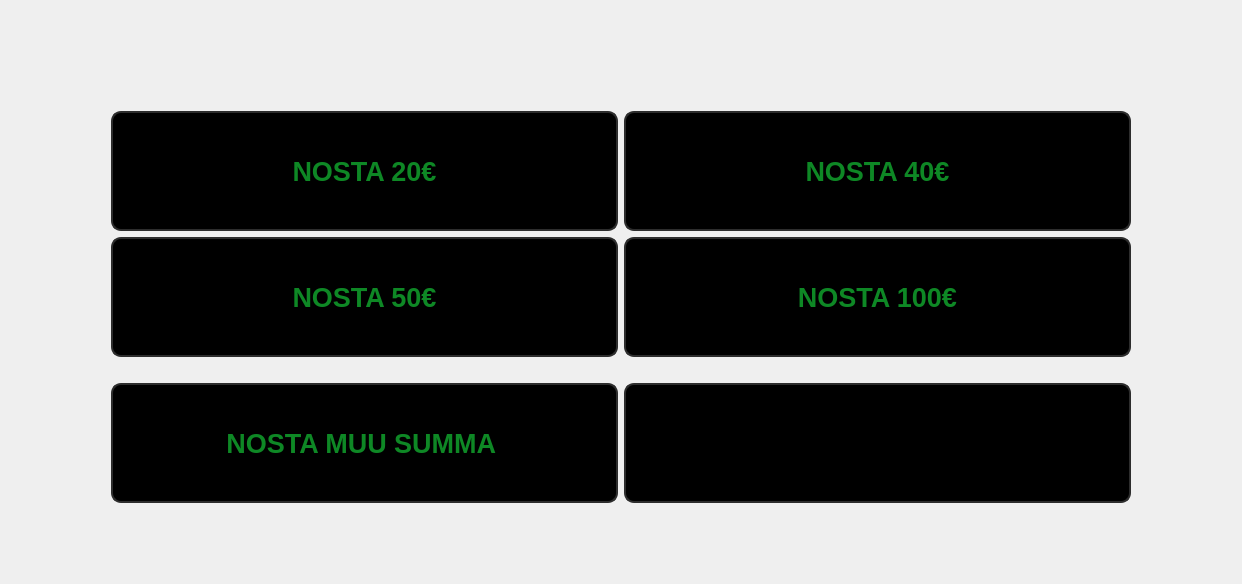
<?xml version="1.0" encoding="UTF-8"?>
<ui version="4.0">
 <class>withdraw</class>
 <widget class="QDialog" name="withdraw">
  <property name="windowModality">
   <enum>Qt::ApplicationModal</enum>
  </property>
  <property name="geometry">
   <rect>
    <x>0</x>
    <y>0</y>
    <width>1242</width>
    <height>584</height>
   </rect>
  </property>
  <property name="sizePolicy">
   <sizepolicy hsizetype="Expanding" vsizetype="Expanding">
    <horstretch>0</horstretch>
    <verstretch>0</verstretch>
   </sizepolicy>
  </property>
  <property name="windowTitle">
   <string>Dialog</string>
  </property>
  <property name="styleSheet">
   <string notr="true">#withdraw {border-image: url(:/graphics/graphics/graphics/withdraw.png)0 0 0 0 stretch stretch;}
#btn100,#btn20,#btn40,#btn50,#nostaBTN{
background-color: rgb(0, 0, 0);
color: rgb(14, 136, 37);
border-style:solid;
border-width: 2px;
border-color: rgb(45, 45, 45);
border-radius: 10px;
padding: 2px 2px;
}
#btn100:pressed,#btn20:pressed,#btn40:pressed,#btn50:pressed,#nostaBTN:pressed{
background-color: rgb(0, 0, 0);
color: rgb(14, 136, 37);
border-style:solid;
border-width: 5px;
border-color: rgb(45, 45, 45);
border-radius: 10px;
padding: 6px 6px;
}</string>
  </property>
  <layout class="QGridLayout" name="gridLayout">
   <item row="2" column="0">
    <spacer name="horizontalSpacer_3">
     <property name="orientation">
      <enum>Qt::Horizontal</enum>
     </property>
     <property name="sizeType">
      <enum>QSizePolicy::Fixed</enum>
     </property>
     <property name="sizeHint" stdset="0">
      <size>
       <width>100</width>
       <height>100</height>
      </size>
     </property>
    </spacer>
   </item>
   <item row="2" column="2">
    <widget class="QPushButton" name="btn100">
     <property name="sizePolicy">
      <sizepolicy hsizetype="Minimum" vsizetype="Preferred">
       <horstretch>0</horstretch>
       <verstretch>0</verstretch>
      </sizepolicy>
     </property>
     <property name="font">
      <font>
       <pointsize>20</pointsize>
       <bold>true</bold>
      </font>
     </property>
     <property name="cursor">
      <cursorShape>PointingHandCursor</cursorShape>
     </property>
     <property name="text">
      <string>NOSTA 100€</string>
     </property>
    </widget>
   </item>
   <item row="5" column="1">
    <spacer name="verticalSpacer_2">
     <property name="orientation">
      <enum>Qt::Vertical</enum>
     </property>
     <property name="sizeType">
      <enum>QSizePolicy::Fixed</enum>
     </property>
     <property name="sizeHint" stdset="0">
      <size>
       <width>20</width>
       <height>70</height>
      </size>
     </property>
    </spacer>
   </item>
   <item row="1" column="2">
    <widget class="QPushButton" name="btn40">
     <property name="sizePolicy">
      <sizepolicy hsizetype="Minimum" vsizetype="Preferred">
       <horstretch>0</horstretch>
       <verstretch>0</verstretch>
      </sizepolicy>
     </property>
     <property name="font">
      <font>
       <pointsize>20</pointsize>
       <bold>true</bold>
      </font>
     </property>
     <property name="cursor">
      <cursorShape>PointingHandCursor</cursorShape>
     </property>
     <property name="text">
      <string>NOSTA 40€</string>
     </property>
    </widget>
   </item>
   <item row="0" column="1">
    <spacer name="verticalSpacer">
     <property name="orientation">
      <enum>Qt::Vertical</enum>
     </property>
     <property name="sizeType">
      <enum>QSizePolicy::Fixed</enum>
     </property>
     <property name="sizeHint" stdset="0">
      <size>
       <width>20</width>
       <height>100</height>
      </size>
     </property>
    </spacer>
   </item>
   <item row="3" column="1">
    <spacer name="horizontalSpacer">
     <property name="orientation">
      <enum>Qt::Horizontal</enum>
     </property>
     <property name="sizeHint" stdset="0">
      <size>
       <width>40</width>
       <height>20</height>
      </size>
     </property>
    </spacer>
   </item>
   <item row="1" column="1">
    <widget class="QPushButton" name="btn20">
     <property name="sizePolicy">
      <sizepolicy hsizetype="Minimum" vsizetype="Preferred">
       <horstretch>0</horstretch>
       <verstretch>0</verstretch>
      </sizepolicy>
     </property>
     <property name="font">
      <font>
       <pointsize>20</pointsize>
       <bold>true</bold>
      </font>
     </property>
     <property name="cursor">
      <cursorShape>PointingHandCursor</cursorShape>
     </property>
     <property name="text">
      <string>NOSTA 20€</string>
     </property>
    </widget>
   </item>
   <item row="3" column="2">
    <spacer name="horizontalSpacer_2">
     <property name="orientation">
      <enum>Qt::Horizontal</enum>
     </property>
     <property name="sizeHint" stdset="0">
      <size>
       <width>40</width>
       <height>20</height>
      </size>
     </property>
    </spacer>
   </item>
   <item row="2" column="1">
    <widget class="QPushButton" name="btn50">
     <property name="sizePolicy">
      <sizepolicy hsizetype="Minimum" vsizetype="Preferred">
       <horstretch>0</horstretch>
       <verstretch>0</verstretch>
      </sizepolicy>
     </property>
     <property name="font">
      <font>
       <pointsize>20</pointsize>
       <bold>true</bold>
      </font>
     </property>
     <property name="cursor">
      <cursorShape>PointingHandCursor</cursorShape>
     </property>
     <property name="text">
      <string>NOSTA 50€</string>
     </property>
    </widget>
   </item>
   <item row="2" column="3">
    <spacer name="horizontalSpacer_4">
     <property name="orientation">
      <enum>Qt::Horizontal</enum>
     </property>
     <property name="sizeType">
      <enum>QSizePolicy::Fixed</enum>
     </property>
     <property name="sizeHint" stdset="0">
      <size>
       <width>100</width>
       <height>20</height>
      </size>
     </property>
    </spacer>
   </item>
   <item row="4" column="1">
    <widget class="QPushButton" name="nostaBTN">
     <property name="sizePolicy">
      <sizepolicy hsizetype="Preferred" vsizetype="Preferred">
       <horstretch>0</horstretch>
       <verstretch>0</verstretch>
      </sizepolicy>
     </property>
     <property name="font">
      <font>
       <pointsize>20</pointsize>
       <bold>true</bold>
      </font>
     </property>
     <property name="cursor">
      <cursorShape>PointingHandCursor</cursorShape>
     </property>
     <property name="text">
      <string>NOSTA MUU SUMMA </string>
     </property>
    </widget>
   </item>
   <item row="4" column="2">
    <widget class="QLineEdit" name="summa">
     <property name="sizePolicy">
      <sizepolicy hsizetype="Preferred" vsizetype="Preferred">
       <horstretch>0</horstretch>
       <verstretch>0</verstretch>
      </sizepolicy>
     </property>
     <property name="font">
      <font>
       <pointsize>20</pointsize>
       <bold>true</bold>
      </font>
     </property>
     <property name="autoFillBackground">
      <bool>false</bool>
     </property>
     <property name="styleSheet">
      <string notr="true">border-style:solid;
border-width: 2px;
border-color: rgb(45, 45, 45);
border-radius: 10px;
padding: 2px 2px;
color: rgb(14, 136, 37);
background-color: rgb(0, 0, 0);</string>
     </property>
     <property name="text">
      <string/>
     </property>
     <property name="alignment">
      <set>Qt::AlignLeading|Qt::AlignLeft|Qt::AlignVCenter</set>
     </property>
    </widget>
   </item>
  </layout>
 </widget>
 <resources/>
 <connections/>
</ui>
